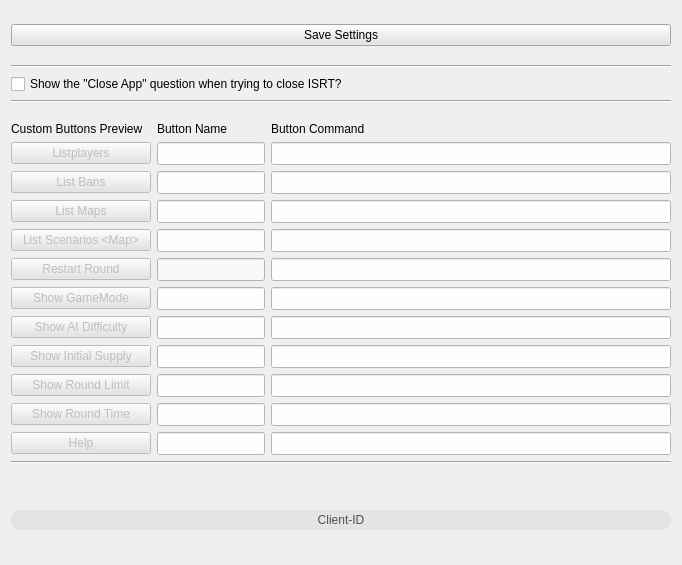
     <widget class="QWidget" name="Tab_Configure">
      <attribute name="title">
       <string>Configure</string>
      </attribute>
      <layout class="QVBoxLayout" name="verticalLayout_17">
       <item>
        <layout class="QVBoxLayout" name="verticalLayout_16">
         <item>
          <spacer name="verticalSpacer_7">
           <property name="orientation">
            <enum>Qt::Vertical</enum>
           </property>
           <property name="sizeType">
            <enum>QSizePolicy::Minimum</enum>
           </property>
           <property name="sizeHint" stdset="0">
            <size>
             <width>20</width>
             <height>13</height>
            </size>
           </property>
          </spacer>
         </item>
         <item>
          <widget class="QPushButton" name="btn_save_settings">
           <property name="toolTip">
            <string>Save Settings</string>
           </property>
           <property name="statusTip">
            <string>Save Settings</string>
           </property>
           <property name="styleSheet">
            <string notr="true">background-color:rgb(228, 228, 228)
</string>
           </property>
           <property name="text">
            <string>Save Settings</string>
           </property>
          </widget>
         </item>
         <item>
          <spacer name="verticalSpacer_6">
           <property name="orientation">
            <enum>Qt::Vertical</enum>
           </property>
           <property name="sizeType">
            <enum>QSizePolicy::Minimum</enum>
           </property>
           <property name="sizeHint" stdset="0">
            <size>
             <width>20</width>
             <height>13</height>
            </size>
           </property>
          </spacer>
         </item>
         <item>
          <widget class="Line" name="line_4">
           <property name="orientation">
            <enum>Qt::Horizontal</enum>
           </property>
          </widget>
         </item>
         <item>
          <layout class="QHBoxLayout" name="horizontalLayout_11"/>
         </item>
         <item>
          <widget class="QCheckBox" name="chkbox_close_question">
           <property name="text">
            <string>Show the &quot;Close App&quot; question when trying to close ISRT?</string>
           </property>
          </widget>
         </item>
         <item>
          <layout class="QHBoxLayout" name="horizontalLayout_30"/>
         </item>
         <item>
          <widget class="Line" name="line_5">
           <property name="orientation">
            <enum>Qt::Horizontal</enum>
           </property>
          </widget>
         </item>
         <item>
          <spacer name="verticalSpacer_5">
           <property name="orientation">
            <enum>Qt::Vertical</enum>
           </property>
           <property name="sizeType">
            <enum>QSizePolicy::Minimum</enum>
           </property>
           <property name="sizeHint" stdset="0">
            <size>
             <width>20</width>
             <height>13</height>
            </size>
           </property>
          </spacer>
         </item>
         <item>
          <layout class="QVBoxLayout" name="verticalLayout_15">
           <item>
            <layout class="QHBoxLayout" name="horizontalLayout_27">
             <item>
              <widget class="QLabel" name="label_button_name_13">
               <property name="minimumSize">
                <size>
                 <width>140</width>
                 <height>0</height>
                </size>
               </property>
               <property name="styleSheet">
                <string notr="true"/>
               </property>
               <property name="frameShape">
                <enum>QFrame::NoFrame</enum>
               </property>
               <property name="text">
                <string>Custom Buttons Preview</string>
               </property>
              </widget>
             </item>
             <item>
              <widget class="QLabel" name="label_button_name_12">
               <property name="minimumSize">
                <size>
                 <width>100</width>
                 <height>0</height>
                </size>
               </property>
               <property name="styleSheet">
                <string notr="true"/>
               </property>
               <property name="frameShape">
                <enum>QFrame::NoFrame</enum>
               </property>
               <property name="text">
                <string>Button Name</string>
               </property>
              </widget>
             </item>
             <item>
              <widget class="QLabel" name="label_command_button_12">
               <property name="minimumSize">
                <size>
                 <width>400</width>
                 <height>0</height>
                </size>
               </property>
               <property name="styleSheet">
                <string notr="true"/>
               </property>
               <property name="frameShape">
                <enum>QFrame::NoFrame</enum>
               </property>
               <property name="text">
                <string>Button Command</string>
               </property>
              </widget>
             </item>
            </layout>
           </item>
           <item>
            <layout class="QHBoxLayout" name="horizontalLayout_12">
             <item>
              <widget class="QPushButton" name="btn_main_drcon_listplayers_definition">
               <property name="enabled">
                <bool>false</bool>
               </property>
               <property name="minimumSize">
                <size>
                 <width>140</width>
                 <height>0</height>
                </size>
               </property>
               <property name="maximumSize">
                <size>
                 <width>140</width>
                 <height>16777215</height>
                </size>
               </property>
               <property name="toolTip">
                <string>Custom Button 1</string>
               </property>
               <property name="statusTip">
                <string/>
               </property>
               <property name="styleSheet">
                <string notr="true">background-color:rgb(228, 228, 228)
</string>
               </property>
               <property name="text">
                <string>Listplayers</string>
               </property>
               <property name="flat">
                <bool>false</bool>
               </property>
              </widget>
             </item>
             <item>
              <widget class="QLineEdit" name="label_button_name_1">
               <property name="minimumSize">
                <size>
                 <width>100</width>
                 <height>23</height>
                </size>
               </property>
               <property name="styleSheet">
                <string notr="true">background-color:rgb(254, 254, 254);</string>
               </property>
              </widget>
             </item>
             <item>
              <widget class="QLineEdit" name="label_command_button_1">
               <property name="minimumSize">
                <size>
                 <width>400</width>
                 <height>23</height>
                </size>
               </property>
               <property name="styleSheet">
                <string notr="true">background-color:rgb(254, 254, 254);</string>
               </property>
              </widget>
             </item>
            </layout>
           </item>
           <item>
            <layout class="QHBoxLayout" name="horizontalLayout_13">
             <item>
              <widget class="QPushButton" name="btn_main_drcon_listbans_definition">
               <property name="enabled">
                <bool>false</bool>
               </property>
               <property name="minimumSize">
                <size>
                 <width>140</width>
                 <height>0</height>
                </size>
               </property>
               <property name="maximumSize">
                <size>
                 <width>140</width>
                 <height>16777215</height>
                </size>
               </property>
               <property name="toolTip">
                <string>Custom Button 2</string>
               </property>
               <property name="statusTip">
                <string/>
               </property>
               <property name="styleSheet">
                <string notr="true">background-color:rgb(228, 228, 228)
</string>
               </property>
               <property name="text">
                <string>List Bans</string>
               </property>
              </widget>
             </item>
             <item>
              <widget class="QLineEdit" name="label_button_name_2">
               <property name="minimumSize">
                <size>
                 <width>100</width>
                 <height>23</height>
                </size>
               </property>
               <property name="styleSheet">
                <string notr="true">background-color:rgb(254, 254, 254);</string>
               </property>
              </widget>
             </item>
             <item>
              <widget class="QLineEdit" name="label_command_button_2">
               <property name="minimumSize">
                <size>
                 <width>400</width>
                 <height>23</height>
                </size>
               </property>
               <property name="styleSheet">
                <string notr="true">background-color:rgb(254, 254, 254);</string>
               </property>
              </widget>
             </item>
            </layout>
           </item>
           <item>
            <layout class="QHBoxLayout" name="horizontalLayout_14">
             <item>
              <widget class="QPushButton" name="btn_main_drcon_listmaps_definition">
               <property name="enabled">
                <bool>false</bool>
               </property>
               <property name="minimumSize">
                <size>
                 <width>140</width>
                 <height>0</height>
                </size>
               </property>
               <property name="maximumSize">
                <size>
                 <width>140</width>
                 <height>16777215</height>
                </size>
               </property>
               <property name="toolTip">
                <string>Custom Button 3</string>
               </property>
               <property name="statusTip">
                <string/>
               </property>
               <property name="styleSheet">
                <string notr="true">background-color:rgb(228, 228, 228)
</string>
               </property>
               <property name="text">
                <string>List Maps</string>
               </property>
              </widget>
             </item>
             <item>
              <widget class="QLineEdit" name="label_button_name_3">
               <property name="minimumSize">
                <size>
                 <width>100</width>
                 <height>23</height>
                </size>
               </property>
               <property name="styleSheet">
                <string notr="true">background-color:rgb(254, 254, 254);</string>
               </property>
              </widget>
             </item>
             <item>
              <widget class="QLineEdit" name="label_command_button_3">
               <property name="minimumSize">
                <size>
                 <width>400</width>
                 <height>23</height>
                </size>
               </property>
               <property name="styleSheet">
                <string notr="true">background-color:rgb(254, 254, 254);</string>
               </property>
              </widget>
             </item>
            </layout>
           </item>
           <item>
            <layout class="QHBoxLayout" name="horizontalLayout_19">
             <item>
              <widget class="QPushButton" name="btn_main_drcon_listscenarios_definition">
               <property name="enabled">
                <bool>false</bool>
               </property>
               <property name="minimumSize">
                <size>
                 <width>140</width>
                 <height>0</height>
                </size>
               </property>
               <property name="maximumSize">
                <size>
                 <width>140</width>
                 <height>16777215</height>
                </size>
               </property>
               <property name="toolTip">
                <string>Custom Button 4</string>
               </property>
               <property name="statusTip">
                <string/>
               </property>
               <property name="styleSheet">
                <string notr="true">background-color:rgb(228, 228, 228)
</string>
               </property>
               <property name="text">
                <string>List Scenarios &lt;Map&gt;</string>
               </property>
              </widget>
             </item>
             <item>
              <widget class="QLineEdit" name="label_button_name_4">
               <property name="minimumSize">
                <size>
                 <width>100</width>
                 <height>23</height>
                </size>
               </property>
               <property name="styleSheet">
                <string notr="true">background-color:rgb(254, 254, 254);</string>
               </property>
              </widget>
             </item>
             <item>
              <widget class="QLineEdit" name="label_command_button_4">
               <property name="minimumSize">
                <size>
                 <width>400</width>
                 <height>23</height>
                </size>
               </property>
               <property name="styleSheet">
                <string notr="true">background-color:rgb(254, 254, 254);</string>
               </property>
              </widget>
             </item>
            </layout>
           </item>
           <item>
            <layout class="QHBoxLayout" name="horizontalLayout_20">
             <item>
              <widget class="QPushButton" name="btn_main_drcon_restartround_definition">
               <property name="enabled">
                <bool>false</bool>
               </property>
               <property name="minimumSize">
                <size>
                 <width>140</width>
                 <height>0</height>
                </size>
               </property>
               <property name="maximumSize">
                <size>
                 <width>140</width>
                 <height>16777215</height>
                </size>
               </property>
               <property name="toolTip">
                <string>Custom Button 5</string>
               </property>
               <property name="statusTip">
                <string/>
               </property>
               <property name="styleSheet">
                <string notr="true">background-color:rgb(228, 228, 228)
</string>
               </property>
               <property name="text">
                <string>Restart Round</string>
               </property>
              </widget>
             </item>
             <item>
              <widget class="QLineEdit" name="label_button_name_5">
               <property name="minimumSize">
                <size>
                 <width>100</width>
                 <height>23</height>
                </size>
               </property>
               <property name="styleSheet">
                <string notr="true">background-color:rgb(248, 248, 248);</string>
               </property>
              </widget>
             </item>
             <item>
              <widget class="QLineEdit" name="label_command_button_5">
               <property name="minimumSize">
                <size>
                 <width>400</width>
                 <height>23</height>
                </size>
               </property>
               <property name="styleSheet">
                <string notr="true">background-color:rgb(254, 254, 254);</string>
               </property>
              </widget>
             </item>
            </layout>
           </item>
           <item>
            <layout class="QHBoxLayout" name="horizontalLayout_21">
             <item>
              <widget class="QPushButton" name="btn_main_drcon_showgamemode_definition">
               <property name="enabled">
                <bool>false</bool>
               </property>
               <property name="minimumSize">
                <size>
                 <width>140</width>
                 <height>0</height>
                </size>
               </property>
               <property name="maximumSize">
                <size>
                 <width>140</width>
                 <height>16777215</height>
                </size>
               </property>
               <property name="toolTip">
                <string>Custom Button 6</string>
               </property>
               <property name="statusTip">
                <string/>
               </property>
               <property name="styleSheet">
                <string notr="true">background-color:rgb(228, 228, 228)
</string>
               </property>
               <property name="text">
                <string>Show GameMode</string>
               </property>
              </widget>
             </item>
             <item>
              <widget class="QLineEdit" name="label_button_name_6">
               <property name="minimumSize">
                <size>
                 <width>100</width>
                 <height>23</height>
                </size>
               </property>
               <property name="styleSheet">
                <string notr="true">background-color:rgb(254, 254, 254);</string>
               </property>
              </widget>
             </item>
             <item>
              <widget class="QLineEdit" name="label_command_button_6">
               <property name="minimumSize">
                <size>
                 <width>400</width>
                 <height>23</height>
                </size>
               </property>
               <property name="styleSheet">
                <string notr="true">background-color:rgb(254, 254, 254);</string>
               </property>
              </widget>
             </item>
            </layout>
           </item>
           <item>
            <layout class="QHBoxLayout" name="horizontalLayout_22">
             <item>
              <widget class="QPushButton" name="btn_main_drcon_showaidiff_definition">
               <property name="enabled">
                <bool>false</bool>
               </property>
               <property name="minimumSize">
                <size>
                 <width>140</width>
                 <height>0</height>
                </size>
               </property>
               <property name="maximumSize">
                <size>
                 <width>140</width>
                 <height>16777215</height>
                </size>
               </property>
               <property name="toolTip">
                <string>Custom Button 7</string>
               </property>
               <property name="statusTip">
                <string/>
               </property>
               <property name="styleSheet">
                <string notr="true">background-color:rgb(228, 228, 228)
</string>
               </property>
               <property name="text">
                <string>Show AI Difficulty</string>
               </property>
              </widget>
             </item>
             <item>
              <widget class="QLineEdit" name="label_button_name_7">
               <property name="minimumSize">
                <size>
                 <width>100</width>
                 <height>23</height>
                </size>
               </property>
               <property name="styleSheet">
                <string notr="true">background-color:rgb(254, 254, 254);</string>
               </property>
              </widget>
             </item>
             <item>
              <widget class="QLineEdit" name="label_command_button_7">
               <property name="minimumSize">
                <size>
                 <width>400</width>
                 <height>23</height>
                </size>
               </property>
               <property name="styleSheet">
                <string notr="true">background-color:rgb(254, 254, 254);</string>
               </property>
              </widget>
             </item>
            </layout>
           </item>
           <item>
            <layout class="QHBoxLayout" name="horizontalLayout_23">
             <item>
              <widget class="QPushButton" name="btn_main_drcon_showsupply_definition">
               <property name="enabled">
                <bool>false</bool>
               </property>
               <property name="minimumSize">
                <size>
                 <width>140</width>
                 <height>0</height>
                </size>
               </property>
               <property name="maximumSize">
                <size>
                 <width>140</width>
                 <height>16777215</height>
                </size>
               </property>
               <property name="toolTip">
                <string>Custom Button 8</string>
               </property>
               <property name="statusTip">
                <string/>
               </property>
               <property name="styleSheet">
                <string notr="true">background-color:rgb(228, 228, 228)
</string>
               </property>
               <property name="text">
                <string>Show Initial Supply</string>
               </property>
              </widget>
             </item>
             <item>
              <widget class="QLineEdit" name="label_button_name_8">
               <property name="minimumSize">
                <size>
                 <width>100</width>
                 <height>23</height>
                </size>
               </property>
               <property name="styleSheet">
                <string notr="true">background-color:rgb(254, 254, 254);</string>
               </property>
              </widget>
             </item>
             <item>
              <widget class="QLineEdit" name="label_command_button_8">
               <property name="minimumSize">
                <size>
                 <width>400</width>
                 <height>23</height>
                </size>
               </property>
               <property name="styleSheet">
                <string notr="true">background-color:rgb(254, 254, 254);</string>
               </property>
              </widget>
             </item>
            </layout>
           </item>
           <item>
            <layout class="QHBoxLayout" name="horizontalLayout_24">
             <item>
              <widget class="QPushButton" name="btn_main_drcon_roundlimit_definition">
               <property name="enabled">
                <bool>false</bool>
               </property>
               <property name="minimumSize">
                <size>
                 <width>140</width>
                 <height>0</height>
                </size>
               </property>
               <property name="maximumSize">
                <size>
                 <width>140</width>
                 <height>16777215</height>
                </size>
               </property>
               <property name="toolTip">
                <string>Custom Button 9</string>
               </property>
               <property name="statusTip">
                <string/>
               </property>
               <property name="styleSheet">
                <string notr="true">background-color:rgb(228, 228, 228)
</string>
               </property>
               <property name="text">
                <string>Show Round Limit</string>
               </property>
              </widget>
             </item>
             <item>
              <widget class="QLineEdit" name="label_button_name_9">
               <property name="minimumSize">
                <size>
                 <width>100</width>
                 <height>23</height>
                </size>
               </property>
               <property name="styleSheet">
                <string notr="true">background-color:rgb(254, 254, 254);</string>
               </property>
              </widget>
             </item>
             <item>
              <widget class="QLineEdit" name="label_command_button_9">
               <property name="minimumSize">
                <size>
                 <width>400</width>
                 <height>23</height>
                </size>
               </property>
               <property name="styleSheet">
                <string notr="true">background-color:rgb(254, 254, 254);</string>
               </property>
              </widget>
             </item>
            </layout>
           </item>
           <item>
            <layout class="QHBoxLayout" name="horizontalLayout_25">
             <item>
              <widget class="QPushButton" name="btn_main_drcon_showroundtime_definition">
               <property name="enabled">
                <bool>false</bool>
               </property>
               <property name="minimumSize">
                <size>
                 <width>140</width>
                 <height>0</height>
                </size>
               </property>
               <property name="maximumSize">
                <size>
                 <width>140</width>
                 <height>16777215</height>
                </size>
               </property>
               <property name="toolTip">
                <string>Custom Button 10</string>
               </property>
               <property name="statusTip">
                <string/>
               </property>
               <property name="styleSheet">
                <string notr="true">background-color:rgb(228, 228, 228)
</string>
               </property>
               <property name="text">
                <string>Show Round Time</string>
               </property>
              </widget>
             </item>
             <item>
              <widget class="QLineEdit" name="label_button_name_10">
               <property name="minimumSize">
                <size>
                 <width>100</width>
                 <height>23</height>
                </size>
               </property>
               <property name="styleSheet">
                <string notr="true">background-color:rgb(254, 254, 254);</string>
               </property>
              </widget>
             </item>
             <item>
              <widget class="QLineEdit" name="label_command_button_10">
               <property name="minimumSize">
                <size>
                 <width>400</width>
                 <height>23</height>
                </size>
               </property>
               <property name="styleSheet">
                <string notr="true">background-color:rgb(254, 254, 254);</string>
               </property>
              </widget>
             </item>
            </layout>
           </item>
           <item>
            <layout class="QHBoxLayout" name="horizontalLayout_26">
             <item>
              <widget class="QPushButton" name="btn_main_drcon_help_2definition">
               <property name="enabled">
                <bool>false</bool>
               </property>
               <property name="minimumSize">
                <size>
                 <width>140</width>
                 <height>0</height>
                </size>
               </property>
               <property name="maximumSize">
                <size>
                 <width>140</width>
                 <height>16777215</height>
                </size>
               </property>
               <property name="toolTip">
                <string>Custom Button 11</string>
               </property>
               <property name="statusTip">
                <string/>
               </property>
               <property name="styleSheet">
                <string notr="true">background-color:rgb(228, 228, 228)
</string>
               </property>
               <property name="text">
                <string>Help</string>
               </property>
              </widget>
             </item>
             <item>
              <widget class="QLineEdit" name="label_button_name_11">
               <property name="minimumSize">
                <size>
                 <width>100</width>
                 <height>23</height>
                </size>
               </property>
               <property name="styleSheet">
                <string notr="true">background-color:rgb(254, 254, 254);</string>
               </property>
              </widget>
             </item>
             <item>
              <widget class="QLineEdit" name="label_command_button_11">
               <property name="minimumSize">
                <size>
                 <width>400</width>
                 <height>23</height>
                </size>
               </property>
               <property name="styleSheet">
                <string notr="true">background-color:rgb(254, 254, 254);</string>
               </property>
              </widget>
             </item>
            </layout>
           </item>
          </layout>
         </item>
        </layout>
       </item>
       <item>
        <widget class="Line" name="line">
         <property name="orientation">
          <enum>Qt::Horizontal</enum>
         </property>
        </widget>
       </item>
       <item>
        <spacer name="verticalSpacer_2">
         <property name="orientation">
          <enum>Qt::Vertical</enum>
         </property>
         <property name="sizeHint" stdset="0">
          <size>
           <width>20</width>
           <height>40</height>
          </size>
         </property>
        </spacer>
       </item>
       <item>
        <widget class="QLabel" name="lbl_client_id">
         <property name="autoFillBackground">
          <bool>false</bool>
         </property>
         <property name="styleSheet">
          <string notr="true">background-color: rgb(228, 228, 228);
border-radius: 10px;
min-height: 20px;</string>
         </property>
         <property name="frameShape">
          <enum>QFrame::NoFrame</enum>
         </property>
         <property name="frameShadow">
          <enum>QFrame::Plain</enum>
         </property>
         <property name="text">
          <string>&lt;html&gt;&lt;head/&gt;&lt;body&gt;&lt;p&gt;&lt;span style=&quot; color:#505050;&quot;&gt;Client-ID&lt;/span&gt;&lt;/p&gt;&lt;/body&gt;&lt;/html&gt;</string>
         </property>
         <property name="scaledContents">
          <bool>false</bool>
         </property>
         <property name="alignment">
          <set>Qt::AlignCenter</set>
         </property>
         <property name="textInteractionFlags">
          <set>Qt::LinksAccessibleByMouse|Qt::TextSelectableByMouse</set>
         </property>
        </widget>
       </item>
       <item>
        <widget class="QLabel" name="label_saving_indicator">
         <property name="font">
          <font>
           <pointsize>12</pointsize>
          </font>
         </property>
         <property name="text">
          <string/>
         </property>
         <property name="alignment">
          <set>Qt::AlignCenter</set>
         </property>
        </widget>
       </item>
      </layout>
     </widget>
